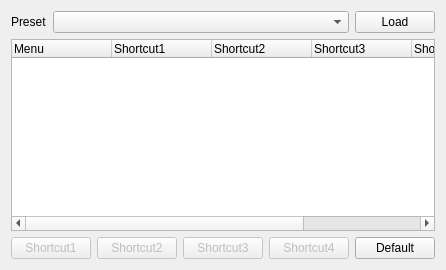
       <widget class="QWidget" name="ui_shortcut">
        <layout class="QVBoxLayout" name="verticalLayout_3">
         <item>
          <layout class="QHBoxLayout" name="horizontalLayout_17">
           <item>
            <widget class="QLabel" name="label_40">
             <property name="text">
              <string>Preset</string>
             </property>
            </widget>
           </item>
           <item>
            <widget class="QComboBox" name="shortcut_preset">
             <property name="sizePolicy">
              <sizepolicy hsizetype="Expanding" vsizetype="Fixed">
               <horstretch>0</horstretch>
               <verstretch>0</verstretch>
              </sizepolicy>
             </property>
            </widget>
           </item>
           <item>
            <widget class="QPushButton" name="load_preset">
             <property name="text">
              <string>Load</string>
             </property>
            </widget>
           </item>
          </layout>
         </item>
         <item>
          <widget class="PrefMenuTreeWidget" name="shortcut_map">
           <property name="alternatingRowColors">
            <bool>true</bool>
           </property>
           <column>
            <property name="text">
             <string>Menu</string>
            </property>
           </column>
           <column>
            <property name="text">
             <string>Shortcut1</string>
            </property>
           </column>
           <column>
            <property name="text">
             <string>Shortcut2</string>
            </property>
           </column>
           <column>
            <property name="text">
             <string>Shortcut3</string>
            </property>
           </column>
           <column>
            <property name="text">
             <string>Shortcut4</string>
            </property>
           </column>
           <column>
            <property name="text">
             <string>ID</string>
            </property>
           </column>
          </widget>
         </item>
         <item>
          <layout class="QHBoxLayout" name="_3">
           <property name="spacing">
            <number>6</number>
           </property>
           <item>
            <widget class="QPushButton" name="shortcut1">
             <property name="enabled">
              <bool>false</bool>
             </property>
             <property name="sizePolicy">
              <sizepolicy hsizetype="Expanding" vsizetype="Fixed">
               <horstretch>0</horstretch>
               <verstretch>0</verstretch>
              </sizepolicy>
             </property>
             <property name="text">
              <string>Shortcut1</string>
             </property>
            </widget>
           </item>
           <item>
            <widget class="QPushButton" name="shortcut2">
             <property name="enabled">
              <bool>false</bool>
             </property>
             <property name="sizePolicy">
              <sizepolicy hsizetype="Expanding" vsizetype="Fixed">
               <horstretch>0</horstretch>
               <verstretch>0</verstretch>
              </sizepolicy>
             </property>
             <property name="text">
              <string>Shortcut2</string>
             </property>
            </widget>
           </item>
           <item>
            <widget class="QPushButton" name="shortcut3">
             <property name="enabled">
              <bool>false</bool>
             </property>
             <property name="sizePolicy">
              <sizepolicy hsizetype="Expanding" vsizetype="Fixed">
               <horstretch>0</horstretch>
               <verstretch>0</verstretch>
              </sizepolicy>
             </property>
             <property name="text">
              <string>Shortcut3</string>
             </property>
            </widget>
           </item>
           <item>
            <widget class="QPushButton" name="shortcut4">
             <property name="enabled">
              <bool>false</bool>
             </property>
             <property name="sizePolicy">
              <sizepolicy hsizetype="Expanding" vsizetype="Fixed">
               <horstretch>0</horstretch>
               <verstretch>0</verstretch>
              </sizepolicy>
             </property>
             <property name="text">
              <string>Shortcut4</string>
             </property>
            </widget>
           </item>
           <item>
            <widget class="QPushButton" name="shortcut_default">
             <property name="text">
              <string>Default</string>
             </property>
            </widget>
           </item>
          </layout>
         </item>
        </layout>
       </widget>
